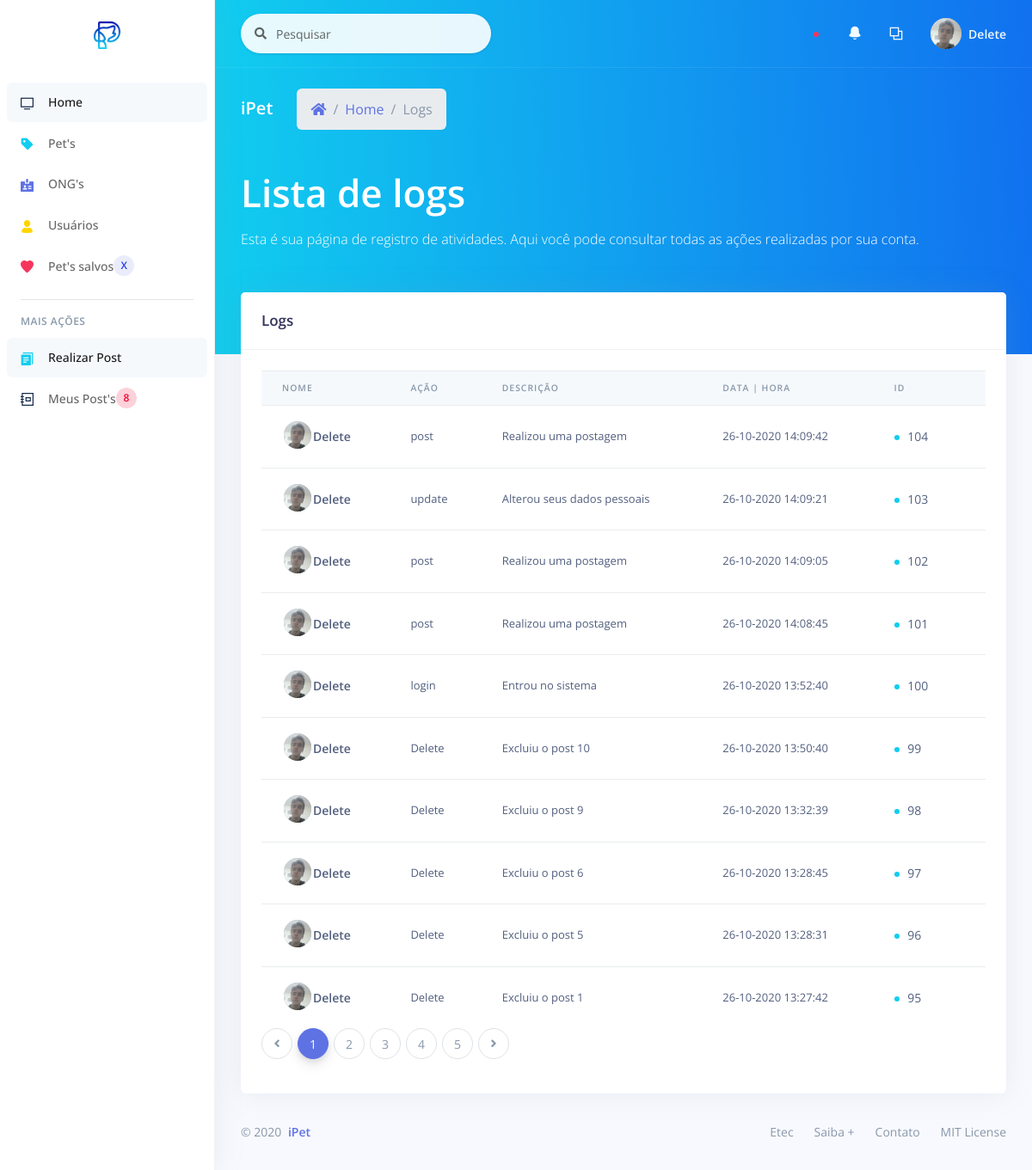
Screenshot of /_site/_user/list/list_log.php (signed in) with the database file from the repository.
### tables this page shows
CREATE TABLE `log` (
  `id_log` int(11) NOT NULL,
  `description` varchar(200) NOT NULL,
  `action` varchar(50) NOT NULL,
  `user_id` int(11) NOT NULL,
  `user_name` varchar(200) NOT NULL,
  `user_doc` varchar(11) NOT NULL,
  `created_at` varchar(50) NOT NULL
);

### _site/_user/list/list_log.php (the view, shortened to what this page needs)
<?php
include_once('../../controller/connect.php');
?>
<!DOCTYPE html>
<html>
<head>
  <?php
    include_once "../../assets/components/styles.php";
  ?>
</head>
<body>
  <?php
    include_once "../components/sidenav.php";
  ?>
  <div class="main-content" id="panel">
    <?php
      include_once "../components/top_nav.php";
    ?>
    <div class="header bg-gradient-info pb-6">
      <div class="container-fluid">
        <div class="header-body">
          <div class="row align-items-center py-4">
            <div class="col-lg-6 col-7">
              <h6 class="h2 text-white d-inline-block mb-0">iPet</h6>
              <nav aria-label="breadcrumb" class="d-none d-md-inline-block ml-md-4">
                <ol class="breadcrumb breadcrumb-links breadcrumb-dark">
                  <li class="breadcrumb-item"><a href="#"><i class="fas fa-home"></i></a></li>
                  <li class="breadcrumb-item"><a href="../home.php">Home</a></li>
                  <li class="breadcrumb-item active" aria-current="page">Logs</li>
                </ol>
              </nav>
            </div>
          </div>
          <div class="row">
            <div class="col">
            <h1 class="display-2 text-white">Lista de logs</h1>
            <p class="text-white mt-0 mb-5">Esta é sua página de registro de atividades. Aqui você pode consultar todas as ações realizadas por sua conta.</p>
            </div>
          </div>
        </div>
      </div>
    </div>
    <div class="container-fluid mt--6">
      <div class="row">
        <div class="col-xl-12 order-xl-1">
          <div class="card">
            <div class="card-header">
              <div class="row align-items-center">
                <div class="col-8">
                  <h3 class="mb-0">Logs</h3>
                </div>
              </div>
            </div>
            <div class="card-body">
              <div class="table-responsive">
                <div>
                <?php
                  $num_page_itens = 10;
                  $page = (isset($_GET['page']))? $_GET['page'] : 1;
                  $id = $_SESSION['user_id'];
                  $sql_num_log = "SELECT * FROM log WHERE user_id = '$id'";
                  $res_num_log = mysqli_query($con, $sql_num_log);
                  $init = ($num_page_itens*$page)-$num_page_itens;
                  $sql_log = "SELECT * FROM log WHERE user_id = '$id' ORDER BY id_log DESC LIMIT $init, $num_page_itens";
                  $res_log = mysqli_query($con, $sql_log);
                  $array_log = mysqli_fetch_assoc($res_log);
                  $quanty_logs = mysqli_num_rows($res_num_log);
                  $num_pages = ceil($quanty_logs/$num_page_itens);
                  $profile_image =  $_SESSION['profile_image'];
                ?>
                  <table class="table align-items-center">
                    <thead class="thead-light">
                      <tr>
                        <th scope="col" class="sort" data-sort="name">Nome</th>
                        <th scope="col" class="sort" data-sort="budget">Ação</th>
                        <th scope="col" class="sort" data-sort="status">Descrição</th>
                        <th scope="col" class="sort" data-sort="completion">Data | Hora</th>
                        <th scope="col">ID</th>
                      </tr>
                    </thead>
                    <tbody class="list">
                    <?php
                    do{
                    ?>
                    <tr>
                      <th scope="row">
                        <div class="media align-items-center">
                          <div class="avatar-group">
                            <a href="#" class="avatar avatar-sm rounded-circle" data-toggle="tooltip" data-original-title="<?= $array_log['user_name']; ?>">
                              <img alt="Image placeholder" src="<?= PUBLICO . 'img/users/' . $profile_image; ?>">
                            </a>
                          </div>
                          <div class="media-body">
                            <span class="name mb-0 text-sm"><?= $array_log['user_name']; ?></span>
                          </div>
                        </div>
                      </th>
                      <td class="budget">
                      <?= $array_log['action']; ?>
                      </td>
                      <td>
                      <?= $array_log['description']; ?>
                      </td>
                      <td>
                      <?= $array_log['created_at']; ?>
                      </td>
                      <td>
                        <span class="badge badge-dot mr-4">
                          <i class="bg-info"></i>
                          <span class="status"><?= $array_log['id_log']; ?></span>
                        </span>
                      </td>
                    </tr>
                    <?php
                    } while($array_log = mysqli_fetch_assoc($res_log));
                    ?>
                    </tbody>
                  </table>
                </div>
              </div>
              <nav aria-label="...">
                    <ul class="pagination">
                      <li class="page-item">
                        <a class="page-link" href="list_log.php?page=<?php if($page==1){ echo 1;}else{echo $page-1;};?>" tabindex="-1">
                          <i class="fa fa-angle-left"></i>
                        </a>
                      </li>
                      <?php
                        for($i=1;$i<$num_pages+1;$i++){
                          $current = "";
                          if($page == $i){
                            $current = "active";
                          }
                      ?>
                      <li class="page-item <?= $current; ?>"><a class="page-link" href="list_log.php?page=<?= $i; ?>"><?= $i; ?></a></li>
                      <?php }?>
                      <li class="page-item">
                        <a class="page-link" href="list_log.php?page=<?php if($page<$num_pages){ echo $page+1;}else{echo $page;};?>">
                          <i class="fa fa-angle-right"></i>
                        </a>
                      </li>
                    </ul>
              </nav>
            </div>
          </div>
        </div>
      </div>
      <?php
        include_once "../../assets/components/footer.php";
      ?>
    </div>
  </div>
</body>
</html>

### rows the page displays
log: user_name "Delete", action "post", description "Realizou uma postagem", created_at "26-10-2020 14:09:42", id_log "104"
log: user_name "Delete", action "update", description "Alterou seus dados pessoais", created_at "26-10-2020 14:09:21", id_log "103"
log: user_name "Delete", action "post", description "Realizou uma postagem", created_at "26-10-2020 14:09:05", id_log "102"
log: user_name "Delete", action "post", description "Realizou uma postagem", created_at "26-10-2020 14:08:45", id_log "101"
log: user_name "Delete", action "login", description "Entrou no sistema", created_at "26-10-2020 13:52:40", id_log "100"
log: user_name "Delete", action "Delete", description "Excluiu o post 10", created_at "26-10-2020 13:50:40", id_log "99"
log: user_name "Delete", action "Delete", description "Excluiu o post 9", created_at "26-10-2020 13:32:39", id_log "98"
log: user_name "Delete", action "Delete", description "Excluiu o post 6", created_at "26-10-2020 13:28:45", id_log "97"
log: user_name "Delete", action "Delete", description "Excluiu o post 5", created_at "26-10-2020 13:28:31", id_log "96"
log: user_name "Delete", action "Delete", description "Excluiu o post 1", created_at "26-10-2020 13:27:42", id_log "95"

### other values shown
$count_post "8"
$_SESSION['name'] "Delete"
